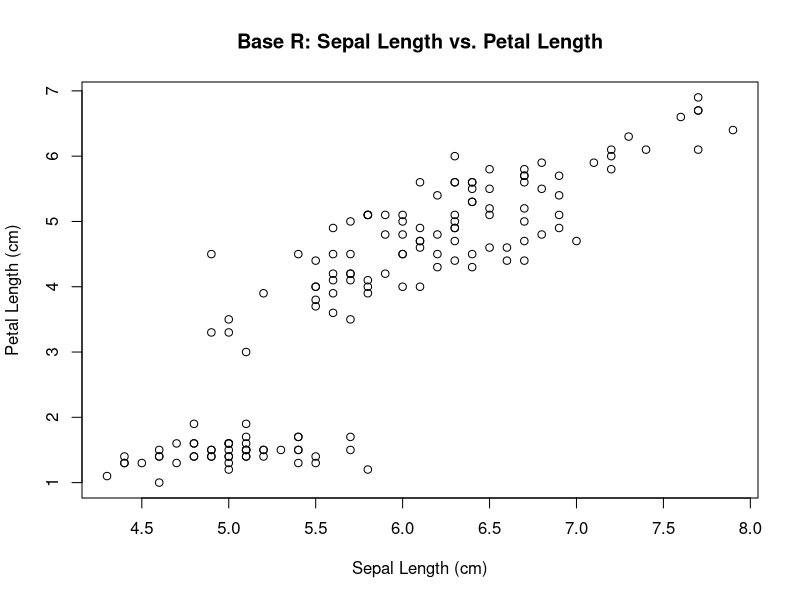
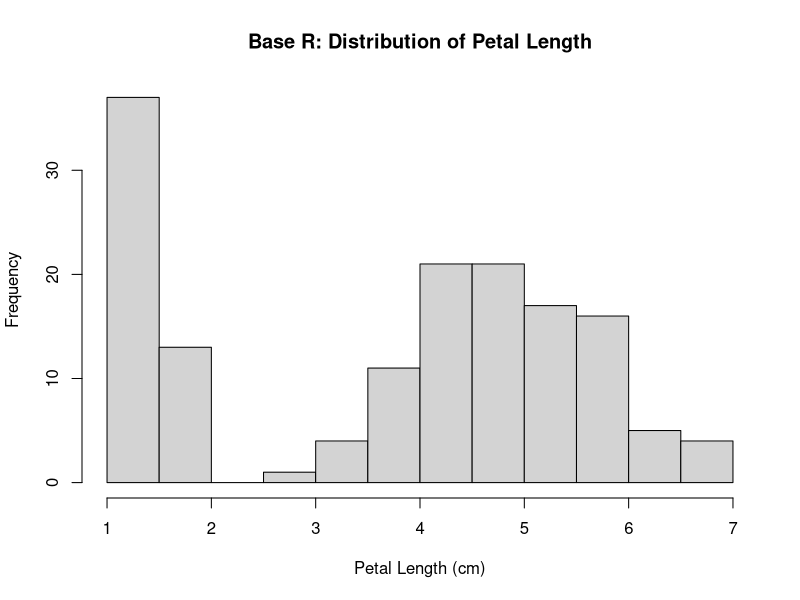
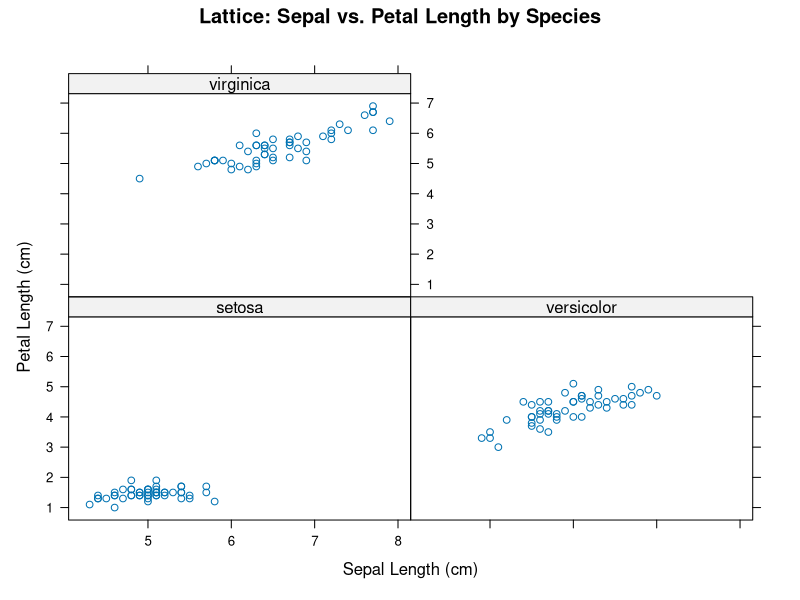
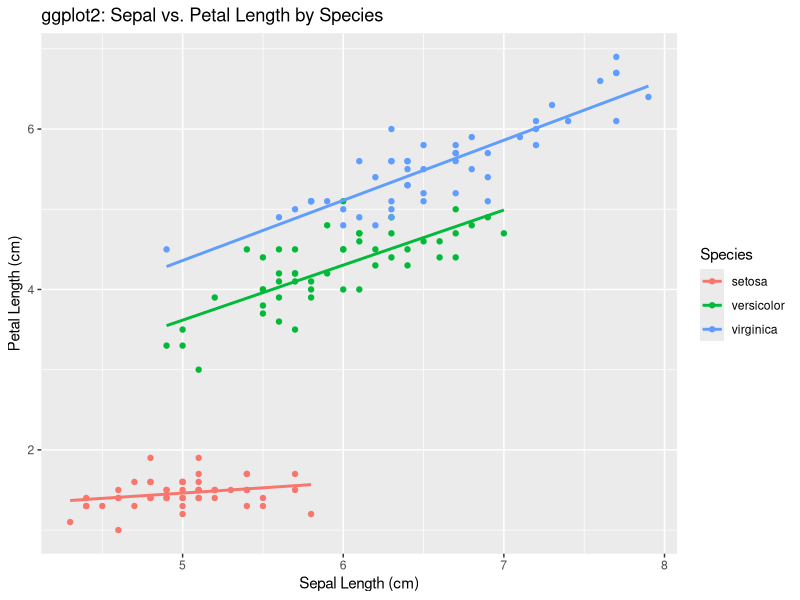

Generate these figures, in order, with R:
# Assignment 9 - Visualization in R

# Load the iris dataset
data("iris", package = "datasets")

# Preview the dataset
head(iris)

# Base R Graphics

# Scatter plot
plot(iris$Sepal.Length, iris$Petal.Length,
     main = "Base R: Sepal Length vs. Petal Length",
     xlab = "Sepal Length (cm)",
     ylab = "Petal Length (cm)")

# Histogram
hist(iris$Petal.Length,
     main = "Base R: Distribution of Petal Length",
     xlab = "Petal Length (cm)")

# Lattice Graphics
library(lattice)

# Scatter plot separated by flower species
xyplot(Petal.Length ~ Sepal.Length | Species,
       data = iris,
       main = "Lattice: Sepal vs. Petal Length by Species",
       xlab = "Sepal Length (cm)",
       ylab = "Petal Length (cm)")

# ggplot2 Graphics
library(ggplot2)

# Scatter plot with colors and trend lines
ggplot(iris, aes(x = Sepal.Length, y = Petal.Length,
                 color = Species)) +
  geom_point() +
  geom_smooth(method = "lm", se = FALSE) +
  labs(title = "ggplot2: Sepal vs. Petal Length by Species",
       x = "Sepal Length (cm)",
       y = "Petal Length (cm)")
